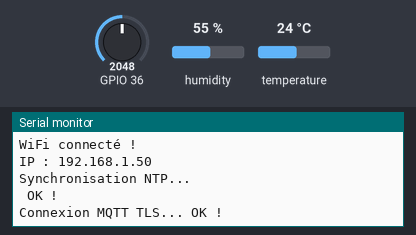
Simulated run of this sketch. Board: ESP32. Parts: the last lines printed to the serial monitor. Inputs (shaded band) come from the test bench; at power-on: humidity 55 %, GPIO 36 = 2048, temperature 24 °C. WiFi joins after 1.5 s; servers stay silent unless stated; the local clock reads 2024-03-15 10:24:30 at power-on unless the sketch sets it; no MQTT or app messages arrive unless stated.

Above: at 4.7 s.
4.8 s: humidity set to 22 %
At 10.6 s:
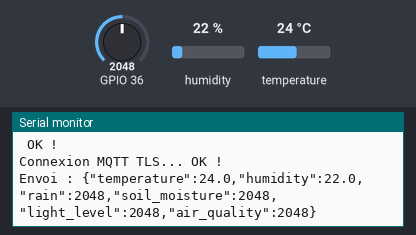
11.5 s: GPIO 36 set to 2866
14.6 s: temperature set to 12 °C
17.7 s: GPIO 36 set to 3603
At 20.6 s:
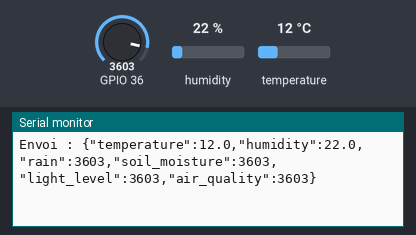

Measured:
- after the input at 4.8 s, the serial monitor: prints a new line after 5.3 s (image 1)
- after the input at 17.7 s, the serial monitor: prints a new line after 2.4 s (image 2)

The sketch:

Statio_Meteo.ino
```cpp
#include <ESP8266WiFi.h>
#include <WiFiClientSecure.h>
#include <PubSubClient.h>
#include <DHT.h>
#include <BearSSLHelpers.h>
#include <time.h>

// ----------------------------------------
// WIFI + MQTT TLS CONFIG
// ----------------------------------------
const char* ssid = "ORANGE-DIGITAL-CENTER";//configurer  SSID
const char* password = "Welcome@2023";
const char* mqtt_server = "108.129.254.33";
const uint16_t mqtt_port = 8883;

// ----------------------------------------
// ONLY CA CERTIFICATE (SERVER VERIFICATION)
// ----------------------------------------
const char ca_cert[] PROGMEM =
"-----BEGIN CERTIFICATE-----\n"
"MIIDizCCAnOgAwIBAgIUZy2EC+OBfj7f5oxeviu+YI8EEZYwDQYJKoZIhvcNAQEL\n"
"BQAwVTELMAkGA1UEBhMCQVUxEzARBgNVBAgMClNvbWUtU3RhdGUxITAfBgNVBAoM\n"
"GEludGVybmV0IFdpZGdpdHMgUHR5IEx0ZDEOMAwGA1UEAwwFbXktQ0EwHhcNMjUx\n"
"MDI3MjMzNDU3WhcNMjgwODE2MjMzNDU3WjBVMQswCQYDVQQGEwJBVTETMBEGA1UE\n"
"CAwKU29tZS1TdGF0ZTEhMB8GA1UECgwYSW50ZXJuZXQgV2lkZ2l0cyBQdHkgTHRk\n"
"MQ4wDAYDVQQDDAVteS1DQTCCASIwDQYJKoZIhvcNAQEBBQADggEPADCCAQoCggEB\n"
"AMgd7dVOBnatyntp+wuyO2DszQLQkt+9GRss/VpjGcNUjerU9GU0V0I47704sCPH\n"
"ku3R4AiE7MrTjNP7b9puB0Q+fjJu2iGtEZhfsG2H+jeXSoqp2mqdriE1/JhcaMao\n"
"f4pxic/XeOo64z8KjkQ9+ja2r6JrGyCg6HBeQGm/jmgpj1S/GgF0lhEJhfj6h5NA\n"
"sEdG/sMCTGtrVJoeo7C7X/K1hHCyFtAjo0ZQ1WQVtVtE3LWa508fTJwNvMa5S69z\n"
"2N5yv+xYBhiTi0IgJbnAx92KJpbnBVrMakx1Q6lOxg8zVJcntTJp19Mc5Tn/YOC5\n"
"w4T7lcXU8uwmBFwnXyGrPocCAwEAAaNTMFEwHQYDVR0OBBYEFI+BVILt8Sxsjwvh\n"
"WwHqCZBmmoTZMB8GA1UdIwQYMBaAFI+BVILt8SxsjwvhWwHqCZBmmoTZMA8GA1Ud\n"
"EwEB/wQFMAMBAf8wDQYJKoZIhvcNAQELBQADggEBAJ+IF09v/uXWd5WfJMBvcTqg\n"
"yRIxdEgxKVXgy/7Icy3fgRdyPtasgwqzfCZX/M/Yg8+AvTajylaG8SiFXfz0wKUo\n"
"SfqbFYrPYGpa7NCxk4ZZ87cLhBo2QVQA2T/bYmj6962q4oAW3VNregSJX3cXEiRI\n"
"lT5lC7bY3AZdtO7pA32RUyC6sNVb/xa4fQHNW7c5jg8wOIL/MstUM+rMeQVzFNBK\n"
"v1EvQiKoM8sU/GWFEQaB/mGKPm36nfsf3BZ43g4Eo/AyfaW5ZM2Z49U+oAzroEj0\n"
"ixHdLDd8R2T522RghXsTBkeS2Az2BA4CA0Ihr/zF+37hfhlENyIaxXMPe13P/vk=\n"
"-----END CERTIFICATE-----\n";

// ----------------------------------------
// SSL OBJECTS
// ----------------------------------------
BearSSL::X509List cert(ca_cert);
WiFiClientSecure espClient;
PubSubClient client(espClient);

// ----------------------------------------
// Matériel
// ----------------------------------------
#define DHTPIN D5
#define DHTTYPE DHT22
DHT dht(DHTPIN, DHTTYPE);

#define MUX_C1 D1
#define MUX_C2 D2
#define MUX_C3 D3
#define MUX_C4 D4

// ----------------------------------------
// Topics
// ----------------------------------------
const char* topic_data = "esp8266/captures/data";
const char* topic_status = "esp8266/station/status";

unsigned long lastSend = 0;

void setup_wifi();
void reconnect();
void selectMultiplexeur(int canal);

// ----------------------------------------
void setup() {
  Serial.begin(115200);
  delay(10);

  dht.begin();
  delay(2000);

  pinMode(MUX_C1, OUTPUT);
  pinMode(MUX_C2, OUTPUT);
  pinMode(MUX_C3, OUTPUT);
  pinMode(MUX_C4, OUTPUT);

  setup_wifi();

  // Only CA certificate → server authentication only
  espClient.setTrustAnchors(&cert);

  client.setServer(mqtt_server, mqtt_port);
}

// ----------------------------------------
void setup_wifi() {
  Serial.println();
  Serial.print("Connexion à : ");
  Serial.println(ssid);

  WiFi.mode(WIFI_STA);
  WiFi.begin(ssid, password);

  unsigned long start = millis();
  while (WiFi.status() != WL_CONNECTED) {
    delay(500);
    Serial.print(".");
    if (millis() - start > 20000) {
      Serial.println("\nEchec connexion WiFi (timeout). Redémarrage...");
      ESP.restart();
    }
  }

  Serial.println("\nWiFi connecté !");
  Serial.print("IP : ");
  Serial.println(WiFi.localIP());

  Serial.println("\nSynchronisation NTP...");
  configTime(3600, 0, "pool.ntp.org");

  time_t now = time(nullptr);
  while (now < 1672531199) {
    delay(500);
    Serial.print(".");
    now = time(nullptr);
  }
  Serial.println(" OK !");
}

// ----------------------------------------
void reconnect() {
  if (!WiFi.isConnected()) setup_wifi();

  while (!client.connected()) {
    Serial.print("Connexion MQTT TLS... ");

    if (client.connect("ESP8266_Client_TLS")) {
      Serial.println("OK !");
      client.publish(topic_status, "online");
    } else {
      Serial.print("Erreur (rc=");
      Serial.print(client.state());
      char buf[256];
      espClient.getLastSSLError(buf, 256);
      Serial.print(" SSL Error: ");
      Serial.print(buf);
      Serial.println("). Retry in 5s...");
      delay(5000);
    }
  }
}

// ----------------------------------------
void loop() {
  if (!client.connected()) reconnect();
  client.loop();

  unsigned long now = millis();
  if (now - lastSend < 10000) return;
  lastSend = now;

  selectMultiplexeur(1); delay(20);
  int val_rain = analogRead(A0);

  selectMultiplexeur(2); delay(20);
  int val_soil = analogRead(A0);

  selectMultiplexeur(3); delay(20);
  int val_ldr = analogRead(A0);

  selectMultiplexeur(4); delay(20);
  int val_mq135 = analogRead(A0);

  float h = dht.readHumidity();
  float t = dht.readTemperature();

  if (isnan(h) || isnan(t)) {
    Serial.println("Erreur lecture DHT22 !");
    client.publish(topic_status, "dht_error");
    return;
  }

  String payload = "{";
  payload += "\"temperature\":" + String(t, 1) + ",";
  payload += "\"humidity\":" + String(h, 1) + ",";
  payload += "\"rain\":" + String(val_rain) + ",";
  payload += "\"soil_moisture\":" + String(val_soil) + ",";
  payload += "\"light_level\":" + String(val_ldr) + ",";
  payload += "\"air_quality\":" + String(val_mq135);
  payload += "}";

  Serial.print("Envoi : ");
  Serial.println(payload);

  client.publish(topic_data, payload.c_str());
}

// ----------------------------------------
void selectMultiplexeur(int canal) {
  digitalWrite(MUX_C1, LOW);
  digitalWrite(MUX_C2, LOW);
  digitalWrite(MUX_C3, LOW);
  digitalWrite(MUX_C4, LOW);

  switch(canal) {
    case 1: digitalWrite(MUX_C1, HIGH); break;
    case 2: digitalWrite(MUX_C2, HIGH); break;
    case 3: digitalWrite(MUX_C3, HIGH); break;
    case 4: digitalWrite(MUX_C4, HIGH); break;
  }
}
```
